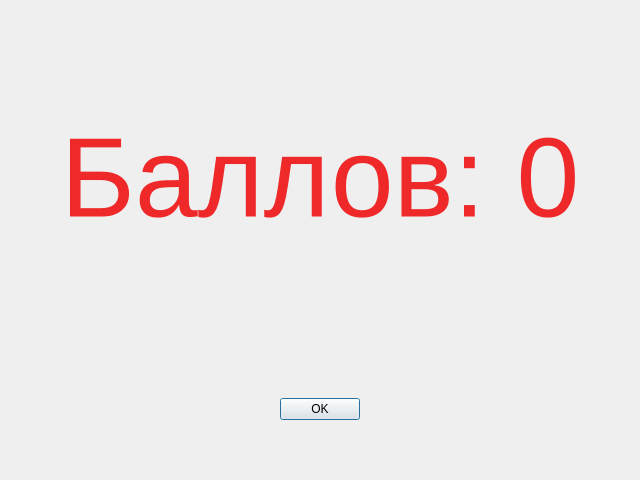
<?xml version="1.0" encoding="UTF-8"?>
<ui version="4.0">
 <class>dialog</class>
 <widget class="QDialog" name="dialog">
  <property name="geometry">
   <rect>
    <x>0</x>
    <y>0</y>
    <width>640</width>
    <height>480</height>
   </rect>
  </property>
  <property name="sizePolicy">
   <sizepolicy hsizetype="Fixed" vsizetype="Fixed">
    <horstretch>0</horstretch>
    <verstretch>0</verstretch>
   </sizepolicy>
  </property>
  <property name="windowTitle">
   <string>Итоги!</string>
  </property>
  <property name="modal">
   <bool>true</bool>
  </property>
  <layout class="QVBoxLayout" name="verticalLayout">
   <item>
    <widget class="QLabel" name="label">
     <property name="font">
      <font>
       <pointsize>85</pointsize>
       <weight>50</weight>
       <bold>false</bold>
      </font>
     </property>
     <property name="styleSheet">
      <string notr="true">color: rgb(239, 41, 41);</string>
     </property>
     <property name="text">
      <string>Баллов: 0</string>
     </property>
     <property name="alignment">
      <set>Qt::AlignCenter</set>
     </property>
     <property name="wordWrap">
      <bool>true</bool>
     </property>
    </widget>
   </item>
   <item>
    <widget class="QDialogButtonBox" name="dialogButtonBox">
     <property name="minimumSize">
      <size>
       <width>0</width>
       <height>120</height>
      </size>
     </property>
     <property name="layoutDirection">
      <enum>Qt::LeftToRight</enum>
     </property>
     <property name="orientation">
      <enum>Qt::Horizontal</enum>
     </property>
     <property name="standardButtons">
      <set>QDialogButtonBox::Ok</set>
     </property>
     <property name="centerButtons">
      <bool>true</bool>
     </property>
    </widget>
   </item>
  </layout>
 </widget>
 <resources/>
 <connections>
  <connection>
   <sender>dialogButtonBox</sender>
   <signal>accepted()</signal>
   <receiver>dialog</receiver>
   <slot>accept()</slot>
   <hints>
    <hint type="sourcelabel">
     <x>248</x>
     <y>254</y>
    </hint>
    <hint type="destinationlabel">
     <x>157</x>
     <y>274</y>
    </hint>
   </hints>
  </connection>
  <connection>
   <sender>dialogButtonBox</sender>
   <signal>rejected()</signal>
   <receiver>dialog</receiver>
   <slot>reject()</slot>
   <hints>
    <hint type="sourcelabel">
     <x>316</x>
     <y>260</y>
    </hint>
    <hint type="destinationlabel">
     <x>286</x>
     <y>274</y>
    </hint>
   </hints>
  </connection>
 </connections>
</ui>
